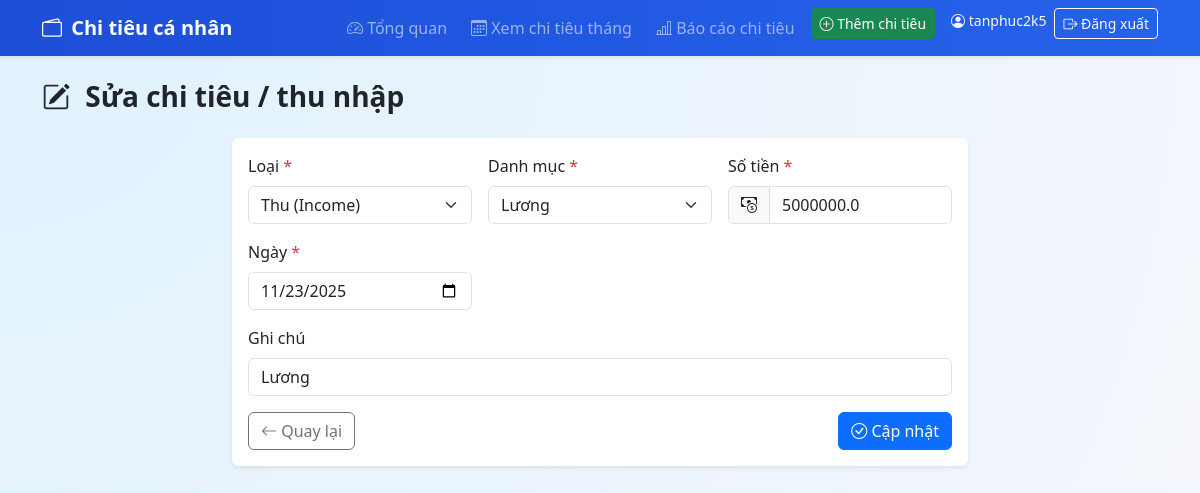
The app's page /expenses/2/edit (signed in) with its own data.
### app/models.py (models this page shows, shortened)
class User(UserMixin, db.Model):
    __tablename__ = "users"
    id = db.Column(db.Integer, primary_key=True)
    username = db.Column(db.String(80), unique=True, nullable=False)
    password_hash = db.Column(db.String(255), nullable=False)
    created_at = db.Column(db.DateTime, default=datetime.utcnow)
    expenses = db.relationship("Expense", backref="user", lazy=True)

class Expense(db.Model):
    __tablename__ = "expenses"
    id = db.Column(db.Integer, primary_key=True)
    type = db.Column(db.String(20), nullable=False)          # 'Income' hoặc 'Expense'
    amount = db.Column(db.Float, nullable=False)
    note = db.Column(db.String(255))
    date = db.Column(db.Date, nullable=False)
    user_id = db.Column(db.Integer, db.ForeignKey("users.id"), nullable=False)
    category_id = db.Column(db.Integer, db.ForeignKey("categories.id"), nullable=False)
    created_at = db.Column(db.DateTime, default=datetime.utcnow)

class Category(db.Model):
    __tablename__ = "categories"
    id = db.Column(db.Integer, primary_key=True)
    name = db.Column(db.String(120), nullable=False)
    expenses = db.relationship("Expense", backref="category", lazy=True)

### app/routes/expenses.py (the view, shortened to what this page needs)
@expenses_bp.route("/<int:expense_id>/edit", methods=["GET", "POST"])
@login_required
def edit(expense_id):
    expense = Expense.query.filter_by(id=expense_id, user_id=current_user.id).first_or_404()
    categories = Category.query.order_by(Category.name.asc()).all()
    return render_template(
        "expense_form.html",
        mode="edit",
        expense=expense,
        categories=categories,
    )

### app/models.py (called while the page is built)
@login_manager.user_loader
def load_user(user_id):
    return User.query.get(int(user_id))

### app/templates/expense_form.html (shortened to what this page needs)
{% extends "base.html" %}
{% block content %}
<h3 class="mb-4 fw-semibold">
  <i class="bi bi-{{ 'plus-circle' if mode=='add' else 'pencil-square' }} me-2"></i>
  {{ 'Thêm' if mode=='add' else 'Sửa' }} chi tiêu / thu nhập
</h3>
<div class="row justify-content-center">
  <div class="col-lg-8">
    <div class="card shadow-sm border-0">
      <div class="card-body">
        <form method="post" class="row g-3">
          <div class="col-md-4">
            <label class="form-label">Loại <span class="text-danger">*</span></label>
            <select name="type" class="form-select" required>
              <option value="Income" {% if expense and expense.type=='Income' %}selected{% endif %}>Thu (Income)</option>
            </select>
          </div>
          <div class="col-md-4">
            <label class="form-label">Danh mục <span class="text-danger">*</span></label>
            <select name="category_id" class="form-select" required>
              {% for c in categories %}
              <option value="{{ c.id }}"
                {% if expense and expense.category_id == c.id %}selected{% endif %}>
                {{ c.name }}
              </option>
              {% endfor %}
            </select>
          </div>
          <div class="col-md-4">
            <label class="form-label">Số tiền <span class="text-danger">*</span></label>
            <div class="input-group">
              <span class="input-group-text"><i class="bi bi-cash-coin"></i></span>
              <input name="amount" type="number" step="0.01" min="0"
                     class="form-control"
                     value="{{ expense.amount if expense else '' }}"
                     required>
            </div>
          </div>
          <div class="col-md-4">
            <label class="form-label">Ngày <span class="text-danger">*</span></label>
            <input name="date" type="date" class="form-control auto-today"
                   value="{{ expense.date if expense else '' }}" required>
          </div>
          <div class="col-12">
            <label class="form-label">Ghi chú</label>
            <input name="note" class="form-control"
                   value="{{ expense.note if expense else '' }}"
                   placeholder="VD: ăn sáng, tiền xăng, nhận lương...">
          </div>
          <div class="col-12 d-flex justify-content-between mt-3">
            <a href="{{ url_for('main.index') }}" class="btn btn-outline-secondary">
              <i class="bi bi-arrow-left"></i> Quay lại
            </a>
            <button class="btn btn-{{ 'success' if mode=='add' else 'primary' }}">
              <i class="bi bi-check-circle"></i>
              {{ 'Lưu chi tiêu' if mode=='add' else 'Cập nhật' }}
            </button>
          </div>
        </form>
      </div>
    </div>
  </div>
</div>
{% endblock %}

### app/templates/base.html (shortened to what this page needs)
<!DOCTYPE html>
<html lang="vi">
<head>
  <link href="https://cdn.jsdelivr.net/npm/bootstrap@5.3.3/dist/css/bootstrap.min.css" rel="stylesheet">
  <link href="https://cdn.jsdelivr.net/npm/bootstrap-icons@1.11.3/font/bootstrap-icons.css" rel="stylesheet">
  <link rel="stylesheet" href="{{ url_for('static', filename='style.css') }}">
</head>
<body>
<nav class="navbar navbar-expand-lg navbar-dark main-navbar shadow-sm">
  <div class="container">
    <a class="navbar-brand fw-bold" href="{{ url_for('main.index') }}"><i class="bi bi-wallet2 me-1"></i> Chi tiêu cá nhân</a>
    <div id="nav" class="collapse navbar-collapse justify-content-end">
      <ul class="navbar-nav">
        {% if current_user.is_authenticated %}
          <li class="nav-item me-2">
            <a class="nav-link {% if request.endpoint == 'main.index' %}active{% endif %}"
               href="{{ url_for('main.index') }}">
              <i class="bi bi-speedometer2"></i> Tổng quan
            </a>
          </li>
          <li class="nav-item me-2">
            <a class="nav-link {% if request.endpoint == 'expenses.by_month' %}active{% endif %}"
               href="{{ url_for('expenses.by_month') }}">
              <i class="bi bi-calendar3"></i> Xem chi tiêu tháng
            </a>
          </li>
          <li class="nav-item me-2">
    <a class="nav-link {% if request.endpoint == 'expenses.report' %}active{% endif %}"
       href="{{ url_for('expenses.report') }}">
      <i class="bi bi-bar-chart-line"></i> Báo cáo chi tiêu
    </a>
</li>
          <li class="nav-item me-3">
            <a class="btn btn-success btn-sm" href="{{ url_for('expenses.add') }}">
              <i class="bi bi-plus-circle"></i> Thêm chi tiêu
            </a>
          </li>
          <li class="nav-item">
            <span class="navbar-text me-2 text-light small">
              <i class="bi bi-person-circle"></i> {{ current_user.username }}
            </span>
          </li>
          <li class="nav-item">
            <a class="btn btn-outline-light btn-sm" href="{{ url_for('auth.logout') }}">
              <i class="bi bi-box-arrow-right"></i> Đăng xuất
            </a>
          </li>
        {% endif %}
      </ul>
    </div>
  </div>
</nav>
<main class="container py-4">
  {% block content %}{% endblock %}
</main>
</body>
</html>

### app/static/style.css (style rules this page uses)
body { background: radial-gradient(circle at top left, #e0f2fe, #f4f6fb); font-family: system-ui, -apple-system, BlinkMacSystemFont, "Segoe UI", sans-serif; }
.main-navbar { background: linear-gradient(90deg, #1d4ed8, #2563eb); }

### records on screen
User: username "tanphuc2k5"
Expense: type "Thu (Income)", category_id "Lương", amount "5000000.0", date "11/23/2025", note "Lương"

### other values on screen
{{ 'Thêm' if mode=='add' else 'Sửa' }} "Sửa"
{{ 'Lưu chi tiêu' if mode=='add' else 'Cập nhật' }} "Cập nhật"
